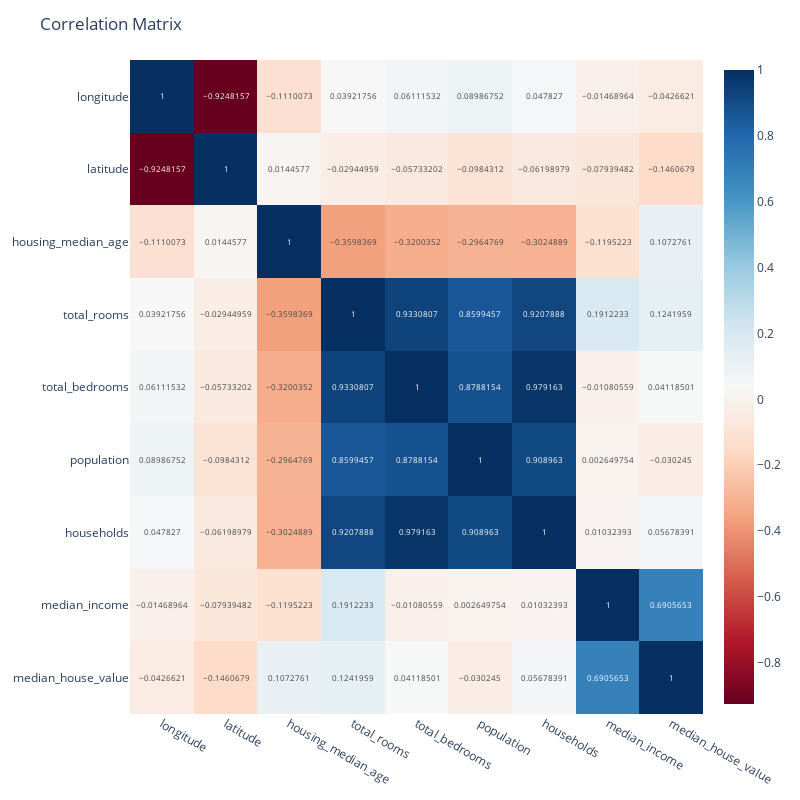

This figure's notebook cell:
### Code cell
# plotly express heatmap of the correlation matrix with the values annotated in the cells
fig = px.imshow(trian_df.corr(), color_continuous_scale='RdBu', text_auto=True, aspect='auto')
fig.update_layout(title='Correlation Matrix', width=800, height=800)
fig.show()

### Figure 1 — Plotly figure (JSON) as saved in the notebook; plotly's stock layout.template omitted (floating-point values rounded to 4 significant figures)
{"data": [{"coloraxis": "coloraxis", "hovertemplate": "x: %{x}<br>y: %{y}<br>color: %{z}<extra></extra>", "name": "0", "texttemplate": "%{z}", "type": "heatmap", "x": ["longitude", "latitude", "housing_median_age", "total_rooms", "total_bedrooms", "population", "households", "median_income", "median_house_value"], "xaxis": "x", "y": ["longitude", "latitude", "housing_median_age", "total_rooms", "total_bedrooms", "population", "households", "median_income", "median_house_value"], "yaxis": "y", "z": [[1, -0.9248, -0.111, 0.03922, 0.06112, 0.08987, 0.04783, -0.01469, -0.04266], [-0.9248, 1, 0.01446, -0.02945, -0.05733, -0.09843, -0.06199, -0.07939, -0.1461], [-0.111, 0.01446, 1, -0.3598, -0.32, -0.2965, -0.3025, -0.1195, 0.1073], [0.03922, -0.02945, -0.3598, 1, 0.9331, 0.8599, 0.9208, 0.1912, 0.1242], [0.06112, -0.05733, -0.32, 0.9331, 1, 0.8788, 0.9792, -0.01081, 0.04119], [0.08987, -0.09843, -0.2965, 0.8599, 0.8788, 1, 0.909, 0.00265, -0.03025], [0.04783, -0.06199, -0.3025, 0.9208, 0.9792, 0.909, 1, 0.01032, 0.05678], [-0.01469, -0.07939, -0.1195, 0.1912, -0.01081, 0.00265, 0.01032, 1, 0.6906], [-0.04266, -0.1461, 0.1073, 0.1242, 0.04119, -0.03025, 0.05678, 0.6906, 1]]}], "layout": {"coloraxis": {"colorscale": [[0, "rgb(103,0,31)"], [0.1, "rgb(178,24,43)"], [0.2, "rgb(214,96,77)"], [0.3, "rgb(244,165,130)"], [0.4, "rgb(253,219,199)"], [0.5, "rgb(247,247,247)"], [0.6, "rgb(209,229,240)"], [0.7, "rgb(146,197,222)"], [0.8, "rgb(67,147,195)"], [0.9, "rgb(33,102,172)"], [1, "rgb(5,48,97)"]]}, "height": 800, "margin": {"t": 60}, "title": {"text": "Correlation Matrix"}, "width": 800, "xaxis": {"anchor": "y", "domain": [0, 1]}, "yaxis": {"anchor": "x", "autorange": "reversed", "domain": [0, 1]}}}
